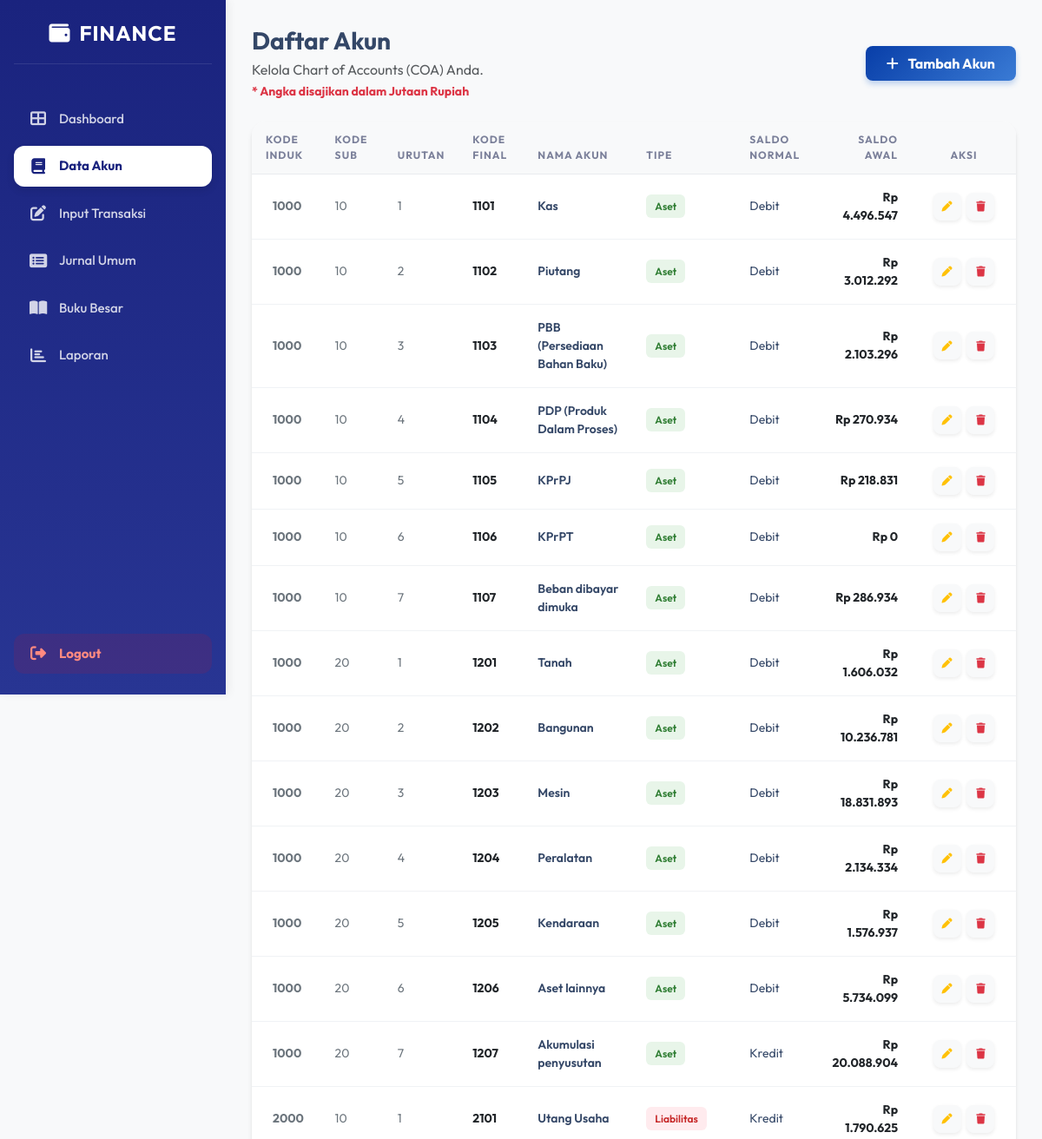
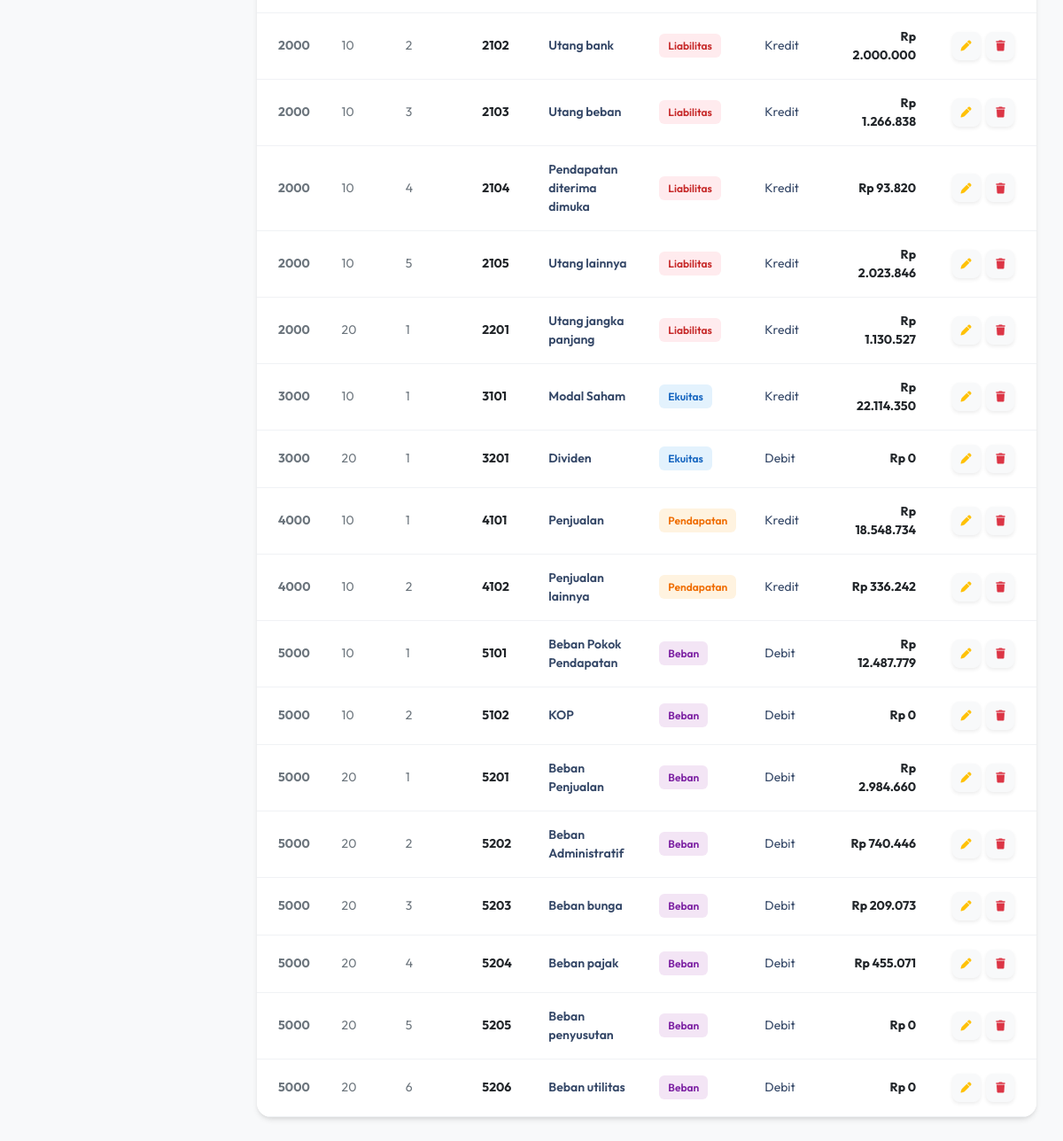
/akun.php (signed in), run on the app's committed database (2 pictures, top to bottom).
### tables this page shows
CREATE TABLE `akun` (
  `id` int(11) NOT NULL,
  `kode_induk` enum('1000','2000','3000','4000','5000') NOT NULL,
  `kode_sub` enum('100','200','300','400') NOT NULL,
  `kode_akun` tinyint(4) NOT NULL,
  `kode_final` varchar(10) NOT NULL,
  `nama_akun` varchar(200) NOT NULL,
  `tipe_akun` varchar(50) DEFAULT '',
  `saldo_normal` varchar(10) DEFAULT '',
  `deskripsi` text DEFAULT NULL,
  `nominal` decimal(15,2) DEFAULT 0.00
);

### akun.php (the view, shortened to what this page needs)
<?php
include "config/database.php";
$akun = mysqli_query($koneksi, "
    SELECT *,
        (LEFT(kode_final,1) * 1000) AS kode_induk_tampil,
        SUBSTRING(kode_final,2,2)   AS kode_sub_tampil
    FROM akun
    ORDER BY kode_final ASC
");
?>
<!DOCTYPE html>
<html>
<head>
    <link href="https://cdn.jsdelivr.net/npm/bootstrap@5.3.2/dist/css/bootstrap.min.css" rel="stylesheet">
    <link rel="stylesheet" href="https://cdnjs.cloudflare.com/ajax/libs/font-awesome/6.4.2/css/all.min.css">
</head>
<body>
    <?php include "sidebar.php"; ?>
    <div class="main">
        <div class="d-flex justify-content-between align-items-center mb-4">
            <div>
                <h3 class="mb-1 fw-bold">Daftar Akun</h3>
                <p class="text-muted mb-0">Kelola Chart of Accounts (COA) Anda.</p>
                <small class="text-danger fw-bold">* Angka disajikan dalam Jutaan Rupiah</small>
            </div>
            <button type="button" class="btn btn-primary-custom px-4 py-2 rounded-3 fw-bold" data-bs-toggle="modal"
                data-bs-target="#tambahAkunModal">
                <i class="fas fa-plus me-2"></i> Tambah Akun
            </button>
        </div>
        <div class="card">
            <div class="table-responsive">
                <table class="table table-hover align-items-center mb-0">
                    <thead>
                        <tr>
                            <th>Kode Induk</th>
                            <th>Kode Sub</th>
                            <th>Urutan</th>
                            <th>Kode Final</th>
                            <th>Nama Akun</th>
                            <th>Tipe</th>
                            <th>Saldo Normal</th>
                            <th class="text-end">Saldo Awal</th>
                            <th class="text-center" width="120">Aksi</th>
                        </tr>
                    </thead>
                    <tbody>
                        <?php
                        while ($r = mysqli_fetch_assoc($akun)) {
                            $badgeClass = 'badge-secondary';
                            switch ($r['tipe_akun']) {
                                case 'Aset':
                                    $badgeClass = 'badge-aset';
                                    break;
                                case 'Liabilitas':
                                    $badgeClass = 'badge-liabilitas';
                                    break;
                                case 'Ekuitas':
                                    $badgeClass = 'badge-ekuitas';
                                    break;
                                case 'Pendapatan':
                                    $badgeClass = 'badge-pendapatan';
                                    break;
                                case 'Beban':
                                    $badgeClass = 'badge-beban';
                                    break;
                            }
                            ?>
                            <tr>
                                <td class="ps-4 fw-bold text-secondary"><?= $r['kode_induk_tampil']; ?></td>
                                <td class="text-secondary"><?= $r['kode_sub_tampil']; ?></td>
                                <td class="text-secondary"><?= $r['kode_akun']; ?></td>
                                <td><span class="fw-bold text-dark"><?= $r['kode_final']; ?></span></td>
                                <td class="fw-semibold"><?= $r['nama_akun']; ?></td>
                                <td><span class="badge-custom <?= $badgeClass ?>"><?= $r['tipe_akun']; ?></span></td>
                                <td class="text-sm"><?= $r['saldo_normal']; ?></td>
                                <td class="text-end fw-bold text-dark">Rp <?= number_format($r['nominal'], 0, ',', '.') ?>
                                </td>
                                <td class="text-center">
                                    <button type="button" class="btn btn-action btn-light text-warning shadow-sm"
                                        data-bs-toggle="modal" data-bs-target="#editAkunModal" data-id="<?= $r['id'] ?>"
                                        data-kode="<?= $r['kode_final'] ?>" data-nama="<?= $r['nama_akun'] ?>"
                                        data-tipe="<?= $r['tipe_akun'] ?>" data-saldo="<?= $r['saldo_normal'] ?>"
                                        data-nominal="<?= $r['nominal'] ?>"
                                        data-deskripsi="<?= htmlspecialchars($r['deskripsi']) ?>" data-bs-toggle="tooltip"
                                        title="Edit">
                                        <i class="fas fa-pen fa-xs"></i>
                                    </button>
                                    <button type="button" class="btn btn-action btn-light text-danger shadow-sm"
                                        data-bs-toggle="modal" data-bs-target="#hapusAkunModal" data-id="<?= $r['id'] ?>"
                                        data-bs-toggle="tooltip" title="Hapus">
                                        <i class="fas fa-trash fa-xs"></i>
                                    </button>
                                </td>
                            </tr>
                        <?php } ?>
                    </tbody>
                </table>
            </div>
        </div>
    </div>
</body>
</html>

### akun.php (style rules this page uses)
body { background: #f8f9fa; font-family: 'Outfit', sans-serif; color: #344767; }
.main { padding: 30px; }
.card { background: white; border: none; border-radius: 16px; box-shadow: 0 4px 6px -1px rgba(0, 0, 0, 0.1), 0 2px 4px -1px rgba(0, 0, 0, 0.06); overflow: hidden; }
.table thead th { font-size: 0.75rem; text-transform: uppercase; letter-spacing: 1px; border-bottom: 1px solid #e9ecef; background-color: #f8f9fa; color: #7b809a; padding: 12px 16px; }
.table tbody td { padding: 16px; vertical-align: middle; font-size: 0.875rem; color: #344767; border-bottom: 1px solid #f0f2f5; }
.btn-primary-custom { background: linear-gradient(135deg, #083EA8 0%, #3a7bd5 100%); color: white; border: none; box-shadow: 0 4px 6px rgba(58, 123, 213, 0.3); }
.badge-custom { padding: 6px 10px; border-radius: 6px; font-weight: 600; font-size: 0.75rem; }
.badge-aset { background: #e8f5e9; color: #2e7d32; }
.badge-liabilitas { background: #ffebee; color: #c62828; }
.badge-ekuitas { background: #e3f2fd; color: #1565c0; }
.badge-pendapatan { background: #fff3e0; color: #ef6c00; }
.badge-beban { background: #f3e5f5; color: #7b1fa2; }
.btn-action { width: 32px; height: 32px; padding: 0; display: inline-flex; align-items: center; justify-content: center; border-radius: 8px; margin: 0 2px; }

### sidebar.php (style rules this page uses)
.main { margin-left: 260px; padding: 30px; min-height: 100vh; transition: margin-left 0.3s ease-in-out; }

### data on the page
akun: kode_induk_tampil "1000", kode_sub_tampil "10", kode_akun "1", kode_final "1101", nama_akun "Kas", tipe_akun "Aset", saldo_normal "Debit", nominal "4.496.547"
akun: kode_induk_tampil "1000", kode_sub_tampil "10", kode_akun "2", kode_final "1102", nama_akun "Piutang", tipe_akun "Aset", saldo_normal "Debit", nominal "3.012.292"
akun: kode_induk_tampil "1000", kode_sub_tampil "10", kode_akun "3", kode_final "1103", nama_akun "PBB (Persediaan Bahan Baku)", tipe_akun "Aset", saldo_normal "Debit", nominal "2.103.296"
akun: kode_induk_tampil "1000", kode_sub_tampil "10", kode_akun "4", kode_final "1104", nama_akun "PDP (Produk Dalam Proses)", tipe_akun "Aset", saldo_normal "Debit", nominal "270.934"
akun: kode_induk_tampil "1000", kode_sub_tampil "10", kode_akun "5", kode_final "1105", nama_akun "KPrPJ", tipe_akun "Aset", saldo_normal "Debit", nominal "218.831"
akun: kode_induk_tampil "1000", kode_sub_tampil "10", kode_akun "6", kode_final "1106", nama_akun "KPrPT", tipe_akun "Aset", saldo_normal "Debit", nominal "0"
akun: kode_induk_tampil "1000", kode_sub_tampil "10", kode_akun "7", kode_final "1107", nama_akun "Beban dibayar dimuka", tipe_akun "Aset", saldo_normal "Debit", nominal "286.934"
akun: kode_induk_tampil "1000", kode_sub_tampil "20", kode_akun "1", kode_final "1201", nama_akun "Tanah", tipe_akun "Aset", saldo_normal "Debit", nominal "1.606.032"
akun: kode_induk_tampil "1000", kode_sub_tampil "20", kode_akun "2", kode_final "1202", nama_akun "Bangunan", tipe_akun "Aset", saldo_normal "Debit", nominal "10.236.781"
akun: kode_induk_tampil "1000", kode_sub_tampil "20", kode_akun "3", kode_final "1203", nama_akun "Mesin", tipe_akun "Aset", saldo_normal "Debit", nominal "18.831.893"
akun: kode_induk_tampil "1000", kode_sub_tampil "20", kode_akun "4", kode_final "1204", nama_akun "Peralatan", tipe_akun "Aset", saldo_normal "Debit", nominal "2.134.334"
akun: kode_induk_tampil "1000", kode_sub_tampil "20", kode_akun "5", kode_final "1205", nama_akun "Kendaraan", tipe_akun "Aset", saldo_normal "Debit", nominal "1.576.937"
akun: kode_induk_tampil "1000", kode_sub_tampil "20", kode_akun "6", kode_final "1206", nama_akun "Aset lainnya", tipe_akun "Aset", saldo_normal "Debit", nominal "5.734.099"
akun: kode_induk_tampil "1000", kode_sub_tampil "20", kode_akun "7", kode_final "1207", nama_akun "Akumulasi penyusutan", tipe_akun "Aset", saldo_normal "Kredit", nominal "20.088.904"
akun: kode_induk_tampil "2000", kode_sub_tampil "10", kode_akun "1", kode_final "2101", nama_akun "Utang Usaha", tipe_akun "Liabilitas", saldo_normal "Kredit", nominal "1.790.625"
akun: kode_induk_tampil "2000", kode_sub_tampil "10", kode_akun "2", kode_final "2102", nama_akun "Utang bank", tipe_akun "Liabilitas", saldo_normal "Kredit", nominal "2.000.000"
akun: kode_induk_tampil "2000", kode_sub_tampil "10", kode_akun "3", kode_final "2103", nama_akun "Utang beban", tipe_akun "Liabilitas", saldo_normal "Kredit", nominal "1.266.838"
akun: kode_induk_tampil "2000", kode_sub_tampil "10", kode_akun "4", kode_final "2104", nama_akun "Pendapatan diterima dimuka", tipe_akun "Liabilitas", saldo_normal "Kredit", nominal "93.820"
akun: kode_induk_tampil "2000", kode_sub_tampil "10", kode_akun "5", kode_final "2105", nama_akun "Utang lainnya", tipe_akun "Liabilitas", saldo_normal "Kredit", nominal "2.023.846"
akun: kode_induk_tampil "2000", kode_sub_tampil "20", kode_akun "1", kode_final "2201", nama_akun "Utang jangka panjang", tipe_akun "Liabilitas", saldo_normal "Kredit", nominal "1.130.527"
akun: kode_induk_tampil "3000", kode_sub_tampil "10", kode_akun "1", kode_final "3101", nama_akun "Modal Saham", tipe_akun "Ekuitas", saldo_normal "Kredit", nominal "22.114.350"
akun: kode_induk_tampil "3000", kode_sub_tampil "20", kode_akun "1", kode_final "3201", nama_akun "Dividen", tipe_akun "Ekuitas", saldo_normal "Debit", nominal "0"
akun: kode_induk_tampil "4000", kode_sub_tampil "10", kode_akun "1", kode_final "4101", nama_akun "Penjualan", tipe_akun "Pendapatan", saldo_normal "Kredit", nominal "18.548.734"
akun: kode_induk_tampil "4000", kode_sub_tampil "10", kode_akun "2", kode_final "4102", nama_akun "Penjualan lainnya", tipe_akun "Pendapatan", saldo_normal "Kredit", nominal "336.242"
akun: kode_induk_tampil "5000", kode_sub_tampil "10", kode_akun "1", kode_final "5101", nama_akun "Beban Pokok Pendapatan", tipe_akun "Beban", saldo_normal "Debit", nominal "12.487.779"
akun: kode_induk_tampil "5000", kode_sub_tampil "10", kode_akun "2", kode_final "5102", nama_akun "KOP", tipe_akun "Beban", saldo_normal "Debit", nominal "0"
akun: kode_induk_tampil "5000", kode_sub_tampil "20", kode_akun "1", kode_final "5201", nama_akun "Beban Penjualan", tipe_akun "Beban", saldo_normal "Debit", nominal "2.984.660"
akun: kode_induk_tampil "5000", kode_sub_tampil "20", kode_akun "2", kode_final "5202", nama_akun "Beban Administratif", tipe_akun "Beban", saldo_normal "Debit", nominal "740.446"
akun: kode_induk_tampil "5000", kode_sub_tampil "20", kode_akun "3", kode_final "5203", nama_akun "Beban bunga", tipe_akun "Beban", saldo_normal "Debit", nominal "209.073"
akun: kode_induk_tampil "5000", kode_sub_tampil "20", kode_akun "4", kode_final "5204", nama_akun "Beban pajak", tipe_akun "Beban", saldo_normal "Debit", nominal "455.071"
akun: kode_induk_tampil "5000", kode_sub_tampil "20", kode_akun "5", kode_final "5205", nama_akun "Beban penyusutan", tipe_akun "Beban", saldo_normal "Debit", nominal "0"
akun: kode_induk_tampil "5000", kode_sub_tampil "20", kode_akun "6", kode_final "5206", nama_akun "Beban utilitas", tipe_akun "Beban", saldo_normal "Debit", nominal "0"
